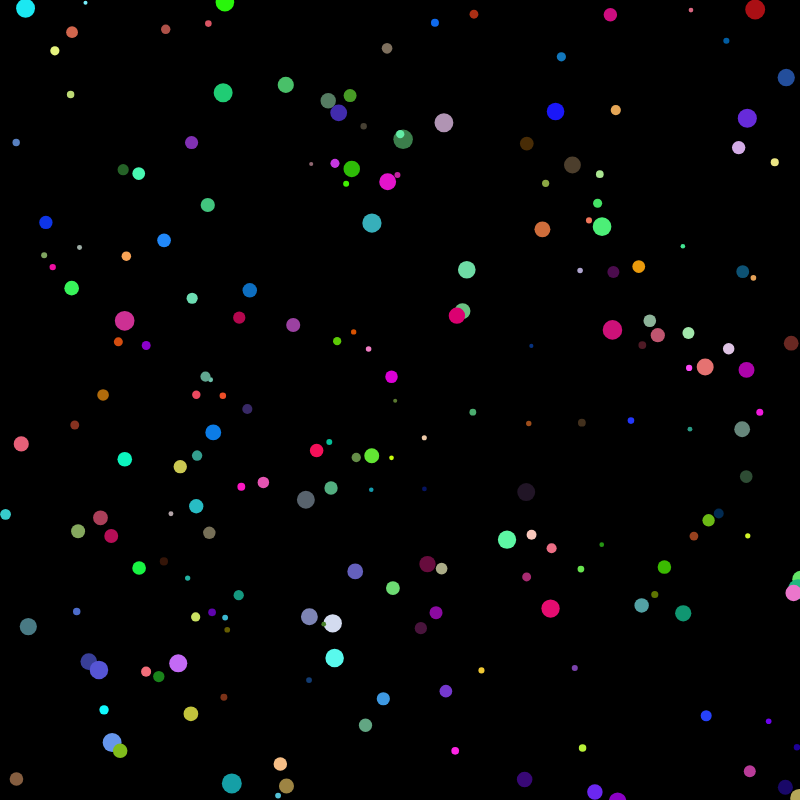
Frame 1 (no input)
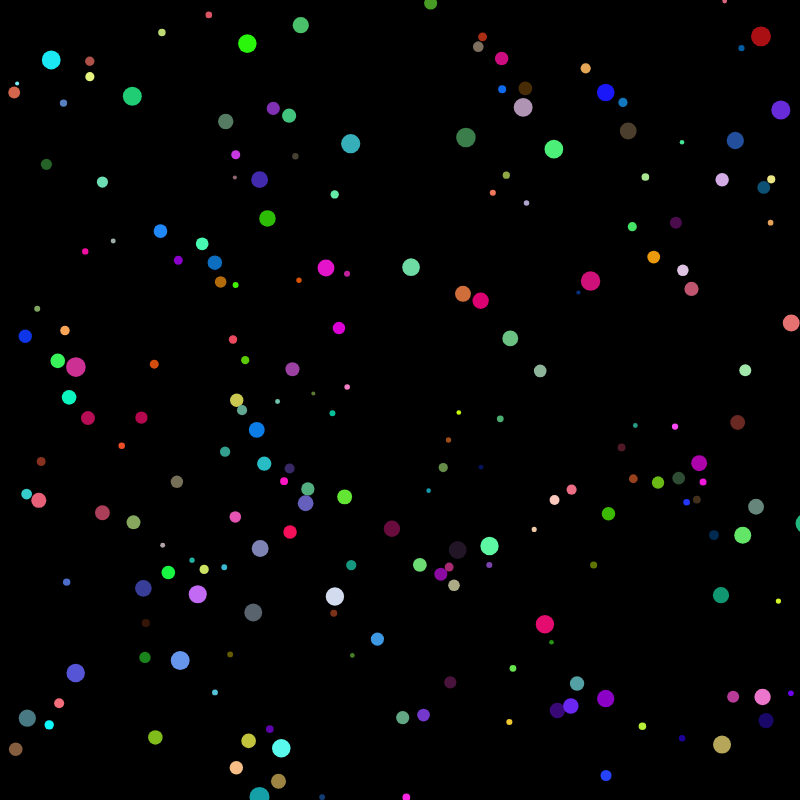
Frame 60 (no input)
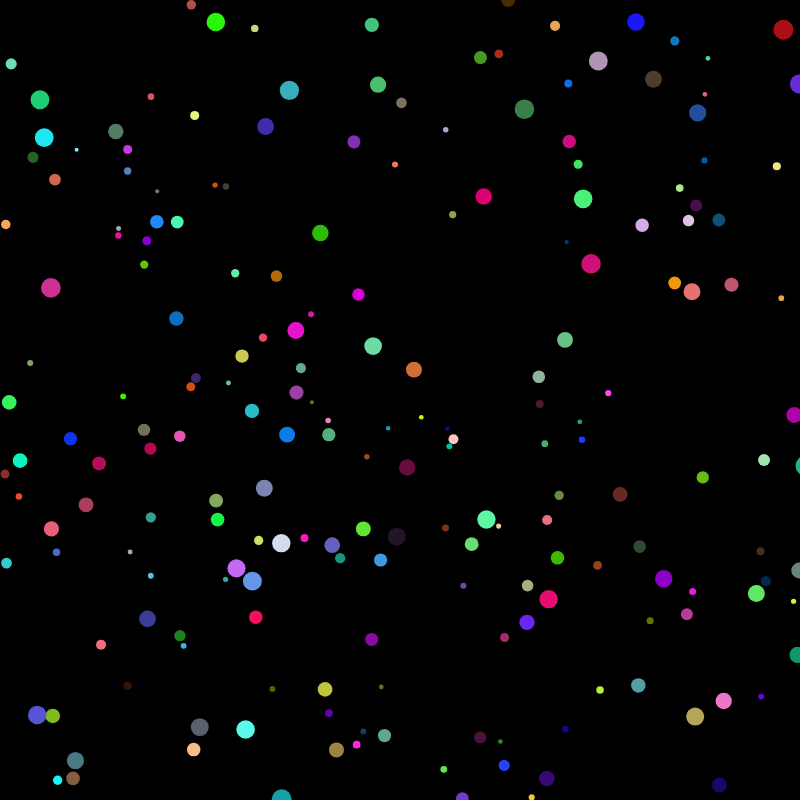
Frame 120 (the mouse pressed at the canvas centre since frame 60)

The p5.js sketch that drew these frames (run headless with seeded random() and noise() and a simulated clock; from frame 60 on, the mouse is pressed at the canvas centre):

// p5.js sketch
// ── sketch.js
let numParticles = 200;
let particles = [];

function setup() {
  createCanvas(800, 800);
  
  for (let i = 0; i < numParticles; i++) {
    particles.push(new Particle());
  }
}

function draw() {
  background(0);
  
  for (let i = 0; i < particles.length; i++) {
    let particle = particles[i];
    particle.update();
    particle.display();
    particle.checkEdges();
    particle.checkCollision(particles, i + 1);
  }
}

class Particle {
  constructor() {
    this.position = createVector(random(width), random(height));
    this.velocity = createVector(random(-2, 2), random(-2, 2));
    this.radius = random(2, 10);
    this.color = color(random(255), random(255), random(255));
  }

  update() {
    this.position.add(this.velocity);
  }

  display() {
    noStroke();
    fill(this.color);
    ellipse(this.position.x, this.position.y, this.radius * 2, this.radius * 2);
  }

  checkEdges() {
    if (this.position.x < 0 || this.position.x > width) {
      this.velocity.x *= -1;
    }
    if (this.position.y < 0 || this.position.y > height) {
      this.velocity.y *= -1;
    }
  }

  checkCollision(otherParticles, startIndex) {
    for (let i = startIndex; i < otherParticles.length; i++) {
      let otherParticle = otherParticles[i];
      let distance = dist(this.position.x, this.position.y, otherParticle.position.x, otherParticle.position.y);
      let minDistance = this.radius + otherParticle.radius;

      if (distance < minDistance) {
        // Handle collision between particles
        let angle = atan2(this.position.y - otherParticle.position.y, this.position.x - otherParticle.position.x);
        let dx = cos(angle) * minDistance;
        let dy = sin(angle) * minDistance;

        this.position.x = otherParticle.position.x + dx;
        this.position.y = otherParticle.position.y + dy;

        // Swap velocities
        let tempX = this.velocity.x;
        let tempY = this.velocity.y;
        this.velocity.x = otherParticle.velocity.x;
        this.velocity.y = otherParticle.velocity.y;
        otherParticle.velocity.x = tempX;
        otherParticle.velocity.y = tempY;
      }
    }
  }
}
